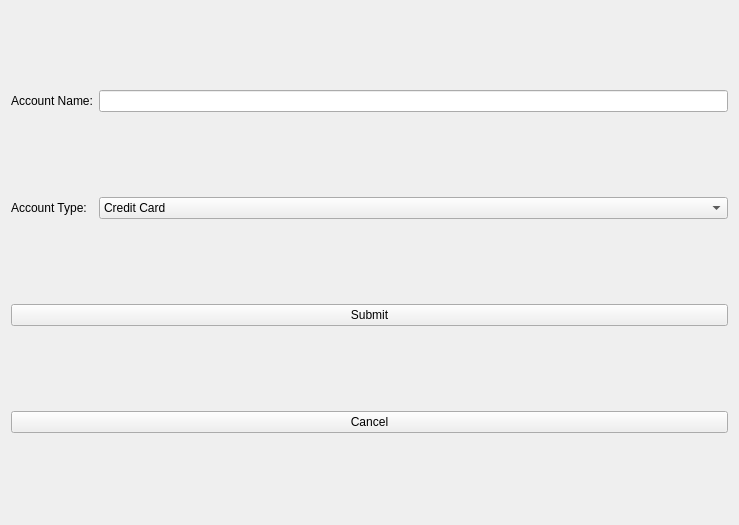
<?xml version="1.0" encoding="UTF-8"?>
<ui version="4.0">
 <class>Form</class>
 <widget class="QWidget" name="Form">
  <property name="geometry">
   <rect>
    <x>0</x>
    <y>0</y>
    <width>739</width>
    <height>525</height>
   </rect>
  </property>
  <property name="windowTitle">
   <string>Form</string>
  </property>
  <layout class="QHBoxLayout" name="horizontalLayout">
   <item>
    <layout class="QGridLayout" name="gridLayout">
     <item row="1" column="1">
      <widget class="QComboBox" name="comboBox_AccountTypes">
       <item>
        <property name="text">
         <string>Credit Card</string>
        </property>
       </item>
       <item>
        <property name="text">
         <string>Debt</string>
        </property>
       </item>
       <item>
        <property name="text">
         <string>Investment</string>
        </property>
       </item>
       <item>
        <property name="text">
         <string>Bank</string>
        </property>
       </item>
       <item>
        <property name="text">
         <string>Other</string>
        </property>
       </item>
      </widget>
     </item>
     <item row="0" column="0">
      <widget class="QLabel" name="label_AccountName">
       <property name="text">
        <string>Account Name:</string>
       </property>
      </widget>
     </item>
     <item row="2" column="0" colspan="2">
      <widget class="QPushButton" name="pushButton_Submit">
       <property name="text">
        <string>Submit</string>
       </property>
      </widget>
     </item>
     <item row="1" column="0">
      <widget class="QLabel" name="label_AccountType">
       <property name="text">
        <string>Account Type:</string>
       </property>
      </widget>
     </item>
     <item row="0" column="1">
      <widget class="QLineEdit" name="lineEdit_AccountName"/>
     </item>
     <item row="3" column="0" colspan="2">
      <widget class="QPushButton" name="pushButton_Cancel">
       <property name="text">
        <string>Cancel</string>
       </property>
      </widget>
     </item>
    </layout>
   </item>
  </layout>
 </widget>
 <resources/>
 <connections/>
</ui>
